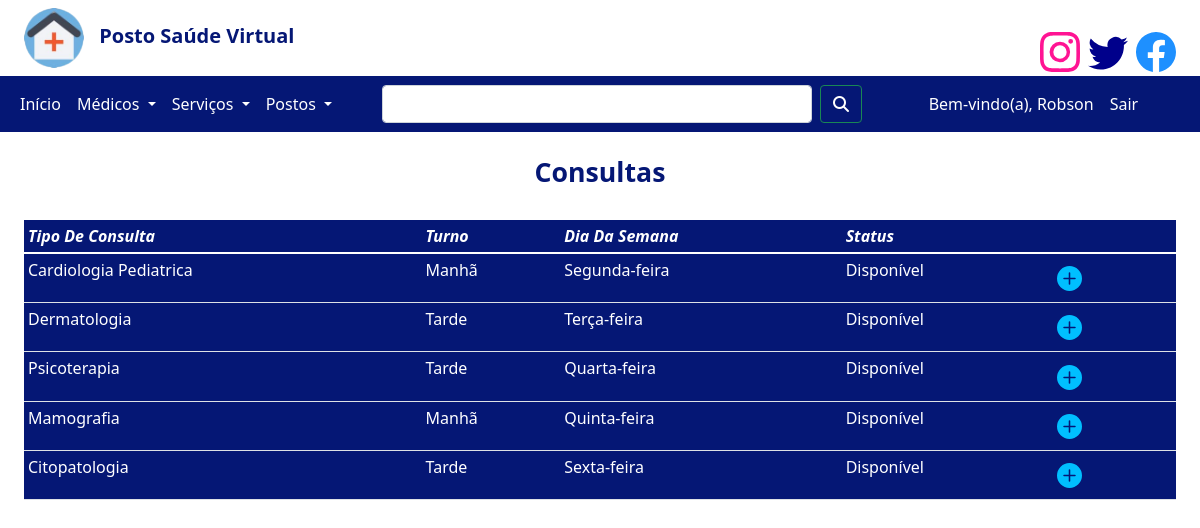
/cadastros/listar/tipoConsulta/ (signed in), run on the app's committed database.
### cadastros/models.py (models this page shows, shortened)
class AgendarConsulta(models.Model):
    tipo_Da_Consulta = models.CharField(max_length=256, unique=True)
    turno = models.CharField(max_length=5)
    dia_Da_Semana = models.CharField(max_length=13)
    status = models.BooleanField(default=True)

### cadastros/views.py (the view)
# urls.py: path('listar/tipoConsulta/', login_required(AgendarConsultarListView.as_view()), name='listar-tipo-consulta'),
class AgendarConsultarListView(ListView):
    model = AgendarConsulta
    template_name = 'cadastros/listas/tipoConsulta.html'

### cadastros/templates/cadastros/listas/tipoConsulta.html (shortened to what this page needs)
{% extends 'base.html' %}
{% load static %}
{% block conteudo %}
<link rel="stylesheet" href="{% static 'css/tipoConsulta.css' %}">
<div class="tabela">
<div class="table-responsive">
    <br>
    <h1> <center><b>Consultas</b></center></h1>
    <br>
    <table class="table table-blue table-sm">
        <thead>
            <tr>
                <th><i>Tipo De Consulta</i></th>
                <th><i>Turno</i></th>
                <th><i>Dia Da Semana</i></th>
                <th><i>Status</i></th>
                <th></th>
            </tr>
        </thead>
        <tbody>
            {% for agendamento in object_list %}
            <tr>
                <td>{{ agendamento.tipo_Da_Consulta }}</td>
                <td>{{ agendamento.turno }}</td>
                <td>{{ agendamento.dia_Da_Semana }}</td>
                <td>
                    {% if agendamento.status %}
                        Disponível
                    {% else %}
                        Não Disponível
                    {% endif %}
                </td>
                <td>
                    <button type="button" class="btn btn" data-bs-toggle="modal" data-bs-target="#exampleModal">
                      <svg xmlns="http://www.w3.org/2000/svg" width="25" height="25" fill="currentColor" color="#00BFFF" class="bi bi-plus-circle-fill" viewBox="0 0 16 16">
                        <path d="M16 8A8 8 0 1 1 0 8a8 8 0 0 1 16 0zM8.5 4.5a.5.5 0 0 0-1 0v3h-3a.5.5 0 0 0 0 1h3v3a.5.5 0 0 0 1 0v-3h3a.5.5 0 0 0 0-1h-3v-3z"/>
                      </svg>
                    </button>
            </tr>
            {% endfor %}
        </tbody>
    </table>
</div>
</div>
{% endblock %}

### templates/base.html (shortened to what this page needs)
{% load static %}
<!DOCTYPE html>
<html lang="pt-br">
<head>
    <link href="https://cdn.jsdelivr.net/npm/bootstrap@5.1.3/dist/css/bootstrap.min.css" rel="stylesheet">
    <link rel="stylesheet" href="https://cdn.jsdelivr.net/npm/bootstrap-icons@1.8.1/font/bootstrap-icons.css">
    <link rel="stylesheet" href="{% static 'css/base.css' %}">
</head>
<body>
  {% block menu %}
  <div class="cabecalho-logo">
    <header class="cabecalho">
      <img class="logo" src="{% static 'img/my-logo.png' %}">
      <span><strong>Posto Saúde Virtual</strong></span>
    </header>
    <div class="inst">
    </div>
    <div class="twt">
    </div>
    <div class="face">
    </div>
  </div>
  <div class="menu">
    <nav class="navbar navbar-expand-lg">
      <div class="container-fluid">
        <div class="collapse navbar-collapse" id="navbarSupportedContent">
          <ul class="navbar-nav me-auto mb-2 mb-lg-0">
            <li class="nav-item">
              <a class="nav-link activate" aria-current="page" href="{% url 'pages:home' %}" id="first-menu">Início</a>
            </li>
            <li class="nav-item dropdown">
              <a class="nav-link dropdown-toggle" href="#" id="navbarDropdown" role="button" data-bs-toggle="dropdown" aria-expanded="false">
                Médicos
              </a>
            </li>
            <li class="nav-item dropdown">
              <a class="nav-link dropdown-toggle" href="#" id="navbarDropdown" role="button" data-bs-toggle="dropdown" aria-expanded="false">
                Serviços
              </a>
            </li>
            <li class="nav-item dropdown">
              <a class="nav-link dropdown-toggle" href="#" id="navbarDropdown" role="button" data-bs-toggle="dropdown" aria-expanded="false">
                Postos
              </a>
            </li>
          </ul>
          <form class="d-flex">
            <input class="form-control me-2" type="search" aria-label="Search">
            <button class="btn btn-outline-success" type="submit"><i class="fa-solid fa-magnifying-glass"></i></button>
          </form>
          <ul class="navbar-nav me-auto mb-2 mb-lg-0">
            {% if user.is_authenticated %}
            <li class="nav-item">
              <a class="nav-link disabled" href="#" id="first-menu">Bem-vindo(a), {{ user.get_username }}</a>
            </li>
            <li class="nav-item">
              <a class="nav-link" href="{% url 'account_logout' %}" id="first-menu">Sair</a>
            </li>
            {% endif %}
          </ul>
        </div>
      </div>
    </nav>
  </div>
  {% endblock %}
  {% block conteudo %}
  {% endblock %}
</body>
</html>

### static/css/base.css (style rules this page uses)
.cabecalho { width: 23vw; color: #051775; font-size: 15pt; margin-left: 2%; }
.logo { width: 5vw; border-radius: 100%; }
strong { margin-left: 0.5em; }
.cabecalho-logo { margin-top: 0.5em; }
.menu { margin-top: 0.5em; }
.navbar { background-color: #051775; }
#first-menu { color: #ffffff; }
#navbarDropdown { color: #ffffff; }
.d-flex { width: 40vw; margin-right: 5%; }
.btn { background: none; color: #ffffff; }
.inst { position: absolute; top: 4%; right: 10%; color: #FF1493; }
.twt { position: absolute; top: 4%; right: 6%; color: #00008B; }
.face { position: absolute; top: 4%; right: 2%; color: #1E90FF; }

### static/css/tipoConsulta.css (style rules this page uses)
a { text-decoration: none; color: #ffffff; }
table { background-color: #051775; }
thead { color:white; }
tbody { color: white; }
h1 { color: #051775; font-size: 20pt; }
.fa-solid { color:white; }
.tabela { margin-left: 2%; margin-right: 2%; }

### data on the page
AgendarConsulta: tipo_Da_Consulta "Cardiologia Pediatrica", turno "Manhã", dia_Da_Semana "Segunda-feira", status "Disponível"
AgendarConsulta: tipo_Da_Consulta "Dermatologia", turno "Tarde", dia_Da_Semana "Terça-feira", status "Disponível"
AgendarConsulta: tipo_Da_Consulta "Psicoterapia", turno "Tarde", dia_Da_Semana "Quarta-feira", status "Disponível"
AgendarConsulta: tipo_Da_Consulta "Mamografia", turno "Manhã", dia_Da_Semana "Quinta-feira", status "Disponível"
AgendarConsulta: tipo_Da_Consulta "Citopatologia", turno "Tarde", dia_Da_Semana "Sexta-feira", status "Disponível"

### other printed values
{{ user.get_username }} "Robson"
